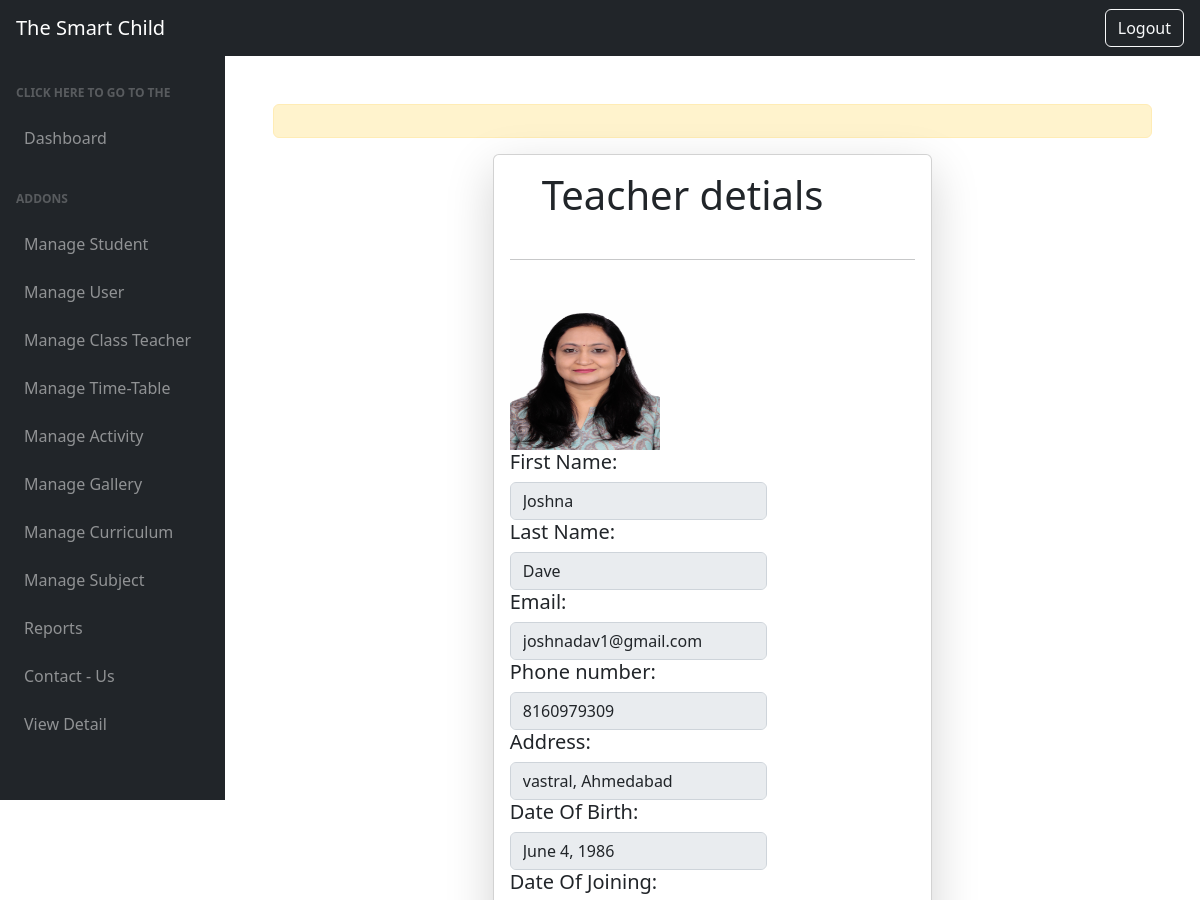
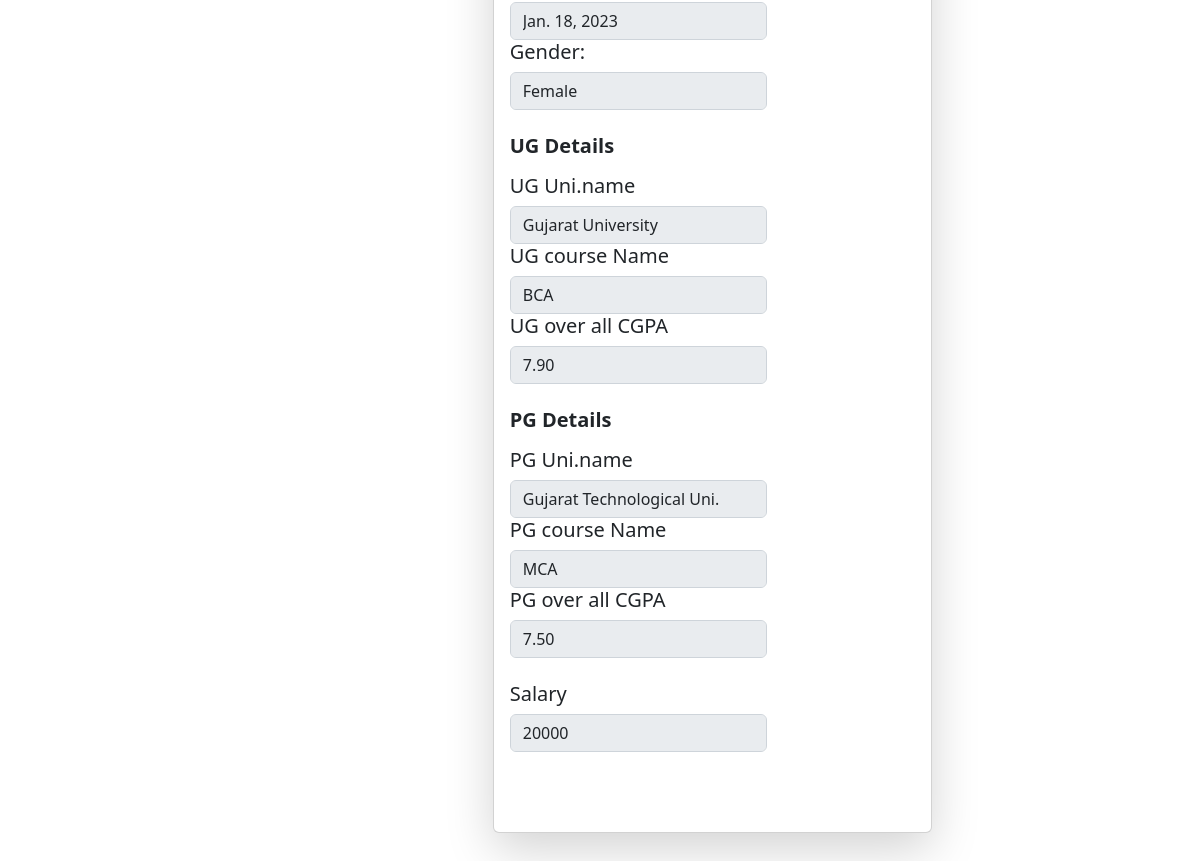
The page /view_teacher/19 (signed in) on the database its author committed (2 pictures, top to bottom).
### school/models.py (models this page shows, shortened)
class Teacher(models.Model):
    t_user=models.OneToOneField('Teacher_user',on_delete=models.CASCADE,null=True)
    teacher_img=models.ImageField(upload_to='teacher_img/',default=None,null=True)
    fname=models.CharField(max_length=30,default=None,null=True)
    lname=models.CharField(max_length=30,default=None,null=True)
    gender=models.CharField(max_length=10,choices=g,default=None,null=True)
    email=models.CharField(max_length=90,default=None,null=True)
    dob=models.DateField(null=True)
    doj=models.DateField(null=True)
    phone_no=models.CharField(max_length=20,default=None)
    address=models.TextField(null=True)
    salary=models.PositiveIntegerField(null=True)
    expr=models.PositiveIntegerField(null=True)
    ug_uni_name = models.CharField(max_length=100, blank=True, null=True)
    ug_degree_name = models.CharField(max_length=100, blank=True, null=True)
    ug_overall_cgpa = models.DecimalField(max_digits=5, decimal_places=2, blank=True, null=True)
    pg_uni_name = models.CharField(max_length=100, blank=True, null=True)
    pg_degree_name = models.CharField(max_length=100, blank=True, null=True)
    pg_overall_cgpa = models.DecimalField(max_digits=5, decimal_places=2, blank=True, null=True)

### school/views.py (the view)
# urls.py: path('view_teacher/<id>', view_teacher,name='view_teacher'),
@login_required(login_url='/login_page')
@user_passes_test(is_superuser)
def view_teacher(request,id):
    qry=Teacher.objects.filter(id=id)
    return render(request,'update_teacher.html',{'qry':qry})

### school/views.py (called while the page is built)
def is_superuser(user):
    return user.is_superuser

### templates/update_teacher.html (shortened to what this page needs)
<html lang="en">
    <head>
        <link rel="stylesheet" href="https://cdn.jsdelivr.net/npm/bootstrap@4.0.0/dist/css/bootstrap.min.css">
        <link href="/static/css/dash_styles.css" rel="stylesheet" />
    </head>
    <body class="sb-nav-fixed">
        <nav class="sb-topnav navbar navbar-expand navbar-dark bg-dark">
            <a class="navbar-brand ps-3" href="index.html">The Smart Child</a>
            <button class="btn btn-link btn-sm order-1 order-lg-0 me-4 me-lg-0" id="sidebarToggle" href="#!"></button>
        </nav>
        {% include "admin_sidebar.html" %}
<div id="layoutSidenav_content">
                <main>
<div class="container p-5">
  <div class="alert alert-warning" role="alert">
  </div>
  <div class="col-6 mx-auto card p-3 shadow-lg m-2" >
    <h1><ul>Teacher detials</ul></h1>
    <hr>
  <div>
    <label> <h5> </b> </label> <br>
{% for i in qry%}
      <div>
    <img src="/media/{{i.teacher_img}}" style="height: 150px; width:150px">
    </div>
<div>
       <label > First Name:</label>
      <input type="text"  class="form-control" name="fname" value='{{i.fname}}'readonly>
      <label > Last Name:</label>
      <input type="text"  class="form-control" name="lname" value='{{i.lname}}'readonly>
      <label > Email:</label>
      <input type="email"  class="form-control" name="email" value='{{i.email}}'readonly>
      <label > Phone number:</label>
      <input type="number" class="form-control" name="phone" value='{{i.phone_no}}'readonly>
      <label > Address:</label>
      <input type="text" class="form-control" name="address" value='{{i.address}}'readonly>
      <label > Date Of Birth:</label>
      <input type="text" class="form-control" name="dob" value='{{i.dob}}'readonly>
      <label > Date Of Joining:</label>
      <input type="text" class="form-control" name="doj" value='{{i.doj}}'readonly>
        <label >Gender:</label>
      <input type="text" class="form-control" name="address" value='{{i.gender}}'readonly>
  </div> <br>
  <div>
    <label> <h5> <b>UG Details </h5> </b> </label>
      <div>
        <label>  UG Uni.name </label>
        <input type="text" class="form-control" name="Uni.name" value="{{i.ug_uni_name}}" readonly>
        <label>  UG course Name </label>
        <input type="text" class="form-control" name="course Name"  value="{{i.ug_degree_name}}" readonly>
        <label>  UG over all CGPA  </label>
        <input type="text" class="form-control" name="course Name"  value="{{i.ug_overall_cgpa}}" readonly>
      </div>
  </div> <br>
  <div>
    <label> <h5> <b>  PG Details </h5> </b> </label>
      <div>
        <label>  PG Uni.name </label>
        <input type="text" class="form-control" name="Uni.name"  value="{{i.pg_uni_name}}" readonly>
        <label>  PG course Name </label>
        <input type="text" class="form-control" name="course Name"  value="{{i.pg_degree_name}}" readonly>
        <label>  PG over all CGPA  </label>
        <input type="text" class="form-control" name="course Name" value="{{i.pg_overall_cgpa}}" readonly>
      </div>
  </div> <br>
  <div>
    <label>  Salary  </label>
    <input type="number" class="form-control" name="salary" value='{{i.salary}}'readonly>
  </div> <br> <br>
</div>
  </div>
{% endfor %}
  </main>
  </div>
  </body>
  </html>

### rows shown on the page
Teacher: teacher_img (picture), fname "Joshna", lname "Dave", email "joshnadav1@gmail.com", phone "8160979309", address "vastral, Ahmedabad", dob "June 4, 1986", doj "Jan. 18, 2023", address "Female", ug_uni_name "Gujarat University", ug_degree_name "BCA", ug_overall_cgpa "7.90", pg_uni_name "Gujarat Technological Uni.", pg_degree_name "MCA", pg_overall_cgpa "7.50", salary "20000"
